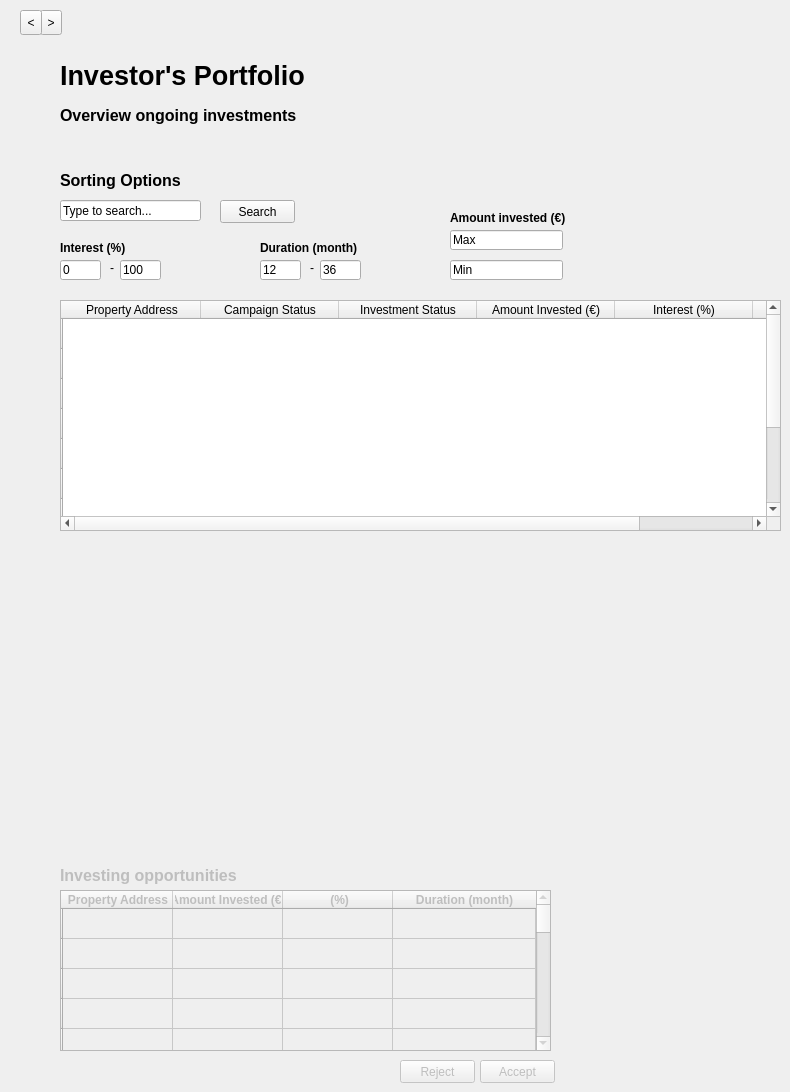
        <widget class="QWidget" name="ip_page">
         <widget class="QToolButton" name="next_6">
          <property name="geometry">
           <rect>
            <x>40</x>
            <y>10</y>
            <width>22</width>
            <height>25</height>
           </rect>
          </property>
          <property name="text">
           <string>&gt;</string>
          </property>
         </widget>
         <widget class="QPushButton" name="ip_reject_pushbutton">
          <property name="enabled">
           <bool>false</bool>
          </property>
          <property name="geometry">
           <rect>
            <x>400</x>
            <y>1060</y>
            <width>75</width>
            <height>23</height>
           </rect>
          </property>
          <property name="text">
           <string>Reject</string>
          </property>
         </widget>
         <widget class="QLineEdit" name="ip_interest1_lineedit">
          <property name="geometry">
           <rect>
            <x>60</x>
            <y>260</y>
            <width>41</width>
            <height>20</height>
           </rect>
          </property>
          <property name="text">
           <string>0</string>
          </property>
         </widget>
         <widget class="QLabel" name="ip_ongoing_investments_label">
          <property name="geometry">
           <rect>
            <x>60</x>
            <y>100</y>
            <width>291</width>
            <height>31</height>
           </rect>
          </property>
          <property name="font">
           <font>
            <pointsize>12</pointsize>
            <weight>50</weight>
            <bold>false</bold>
           </font>
          </property>
          <property name="text">
           <string>&lt;html&gt;&lt;head/&gt;&lt;body&gt;&lt;p&gt;&lt;span style=&quot; font-weight:600;&quot;&gt;Overview ongoing investments&lt;/span&gt;&lt;/p&gt;&lt;/body&gt;&lt;/html&gt;</string>
          </property>
         </widget>
         <widget class="QLabel" name="ip_investors_portfolio_label">
          <property name="geometry">
           <rect>
            <x>60</x>
            <y>60</y>
            <width>311</width>
            <height>31</height>
           </rect>
          </property>
          <property name="font">
           <font>
            <pointsize>20</pointsize>
            <weight>75</weight>
            <bold>true</bold>
           </font>
          </property>
          <property name="text">
           <string>Investor's Portfolio</string>
          </property>
         </widget>
         <widget class="QToolButton" name="prev_6">
          <property name="geometry">
           <rect>
            <x>20</x>
            <y>10</y>
            <width>22</width>
            <height>25</height>
           </rect>
          </property>
          <property name="text">
           <string>&lt;</string>
          </property>
         </widget>
         <widget class="QTableWidget" name="ip_investments_table">
          <property name="enabled">
           <bool>true</bool>
          </property>
          <property name="geometry">
           <rect>
            <x>60</x>
            <y>300</y>
            <width>721</width>
            <height>231</height>
           </rect>
          </property>
          <property name="sizePolicy">
           <sizepolicy hsizetype="Expanding" vsizetype="Expanding">
            <horstretch>0</horstretch>
            <verstretch>0</verstretch>
           </sizepolicy>
          </property>
          <property name="maximumSize">
           <size>
            <width>800</width>
            <height>16777215</height>
           </size>
          </property>
          <property name="toolTip">
           <string>&lt;html&gt;&lt;head/&gt;&lt;body&gt;&lt;p&gt;&lt;br/&gt;&lt;/p&gt;&lt;/body&gt;&lt;/html&gt;</string>
          </property>
          <property name="editTriggers">
           <set>QAbstractItemView::NoEditTriggers</set>
          </property>
          <property name="dragEnabled">
           <bool>false</bool>
          </property>
          <property name="selectionMode">
           <enum>QAbstractItemView::SingleSelection</enum>
          </property>
          <property name="selectionBehavior">
           <enum>QAbstractItemView::SelectRows</enum>
          </property>
          <property name="showGrid">
           <bool>false</bool>
          </property>
          <property name="sortingEnabled">
           <bool>true</bool>
          </property>
          <property name="wordWrap">
           <bool>false</bool>
          </property>
          <attribute name="horizontalHeaderDefaultSectionSize">
           <number>138</number>
          </attribute>
          <attribute name="verticalHeaderDefaultSectionSize">
           <number>30</number>
          </attribute>
          <row>
           <property name="text">
            <string/>
           </property>
          </row>
          <row>
           <property name="text">
            <string/>
           </property>
          </row>
          <row>
           <property name="text">
            <string/>
           </property>
          </row>
          <row>
           <property name="text">
            <string/>
           </property>
          </row>
          <row>
           <property name="text">
            <string/>
           </property>
          </row>
          <row>
           <property name="text">
            <string/>
           </property>
          </row>
          <row>
           <property name="text">
            <string/>
           </property>
          </row>
          <row>
           <property name="text">
            <string/>
           </property>
          </row>
          <row>
           <property name="text">
            <string/>
           </property>
          </row>
          <row>
           <property name="text">
            <string/>
           </property>
          </row>
          <column>
           <property name="text">
            <string>Property Address</string>
           </property>
           <property name="font">
            <font>
             <kerning>true</kerning>
            </font>
           </property>
          </column>
          <column>
           <property name="text">
            <string>Campaign Status</string>
           </property>
          </column>
          <column>
           <property name="text">
            <string>Investment Status</string>
           </property>
          </column>
          <column>
           <property name="text">
            <string>Amount Invested (€)</string>
           </property>
          </column>
          <column>
           <property name="text">
            <string>Interest (%)</string>
           </property>
          </column>
          <column>
           <property name="text">
            <string>Duration (month)</string>
           </property>
          </column>
          <item row="0" column="0">
           <property name="text">
            <string/>
           </property>
          </item>
          <item row="0" column="1">
           <property name="text">
            <string/>
           </property>
          </item>
          <item row="0" column="2">
           <property name="text">
            <string/>
           </property>
          </item>
          <item row="0" column="3">
           <property name="text">
            <string/>
           </property>
          </item>
         </widget>
         <widget class="QTableWidget" name="ip_investing_opportunities_table">
          <property name="enabled">
           <bool>false</bool>
          </property>
          <property name="geometry">
           <rect>
            <x>60</x>
            <y>890</y>
            <width>491</width>
            <height>161</height>
           </rect>
          </property>
          <property name="maximumSize">
           <size>
            <width>641</width>
            <height>16777215</height>
           </size>
          </property>
          <property name="font">
           <font>
            <weight>75</weight>
            <bold>true</bold>
           </font>
          </property>
          <property name="alternatingRowColors">
           <bool>false</bool>
          </property>
          <attribute name="horizontalHeaderDefaultSectionSize">
           <number>110</number>
          </attribute>
          <attribute name="horizontalHeaderStretchLastSection">
           <bool>true</bool>
          </attribute>
          <row>
           <property name="text">
            <string/>
           </property>
          </row>
          <row>
           <property name="text">
            <string/>
           </property>
          </row>
          <row>
           <property name="text">
            <string/>
           </property>
          </row>
          <row>
           <property name="text">
            <string/>
           </property>
          </row>
          <row>
           <property name="text">
            <string/>
           </property>
          </row>
          <row>
           <property name="text">
            <string/>
           </property>
          </row>
          <row>
           <property name="text">
            <string/>
           </property>
          </row>
          <row>
           <property name="text">
            <string/>
           </property>
          </row>
          <row>
           <property name="text">
            <string/>
           </property>
          </row>
          <row>
           <property name="text">
            <string/>
           </property>
          </row>
          <row>
           <property name="text">
            <string/>
           </property>
          </row>
          <row>
           <property name="text">
            <string/>
           </property>
          </row>
          <row>
           <property name="text">
            <string/>
           </property>
          </row>
          <row>
           <property name="text">
            <string/>
           </property>
          </row>
          <row>
           <property name="text">
            <string/>
           </property>
          </row>
          <row>
           <property name="text">
            <string/>
           </property>
          </row>
          <row>
           <property name="text">
            <string/>
           </property>
          </row>
          <row>
           <property name="text">
            <string/>
           </property>
          </row>
          <row>
           <property name="text">
            <string/>
           </property>
          </row>
          <column>
           <property name="text">
            <string>Property Address</string>
           </property>
          </column>
          <column>
           <property name="text">
            <string>Amount Invested (€)</string>
           </property>
           <property name="font">
            <font>
             <weight>75</weight>
             <bold>true</bold>
            </font>
           </property>
          </column>
          <column>
           <property name="text">
            <string> (%)</string>
           </property>
           <property name="font">
            <font>
             <weight>75</weight>
             <bold>true</bold>
            </font>
           </property>
          </column>
          <column>
           <property name="text">
            <string>Duration (month)</string>
           </property>
           <property name="font">
            <font>
             <weight>75</weight>
             <bold>true</bold>
            </font>
           </property>
          </column>
         </widget>
         <widget class="QLineEdit" name="ip_max_lineedit">
          <property name="geometry">
           <rect>
            <x>450</x>
            <y>230</y>
            <width>113</width>
            <height>20</height>
           </rect>
          </property>
          <property name="text">
           <string>Max</string>
          </property>
         </widget>
         <widget class="QLabel" name="ip_interest_dash_label">
          <property name="geometry">
           <rect>
            <x>110</x>
            <y>260</y>
            <width>16</width>
            <height>16</height>
           </rect>
          </property>
          <property name="text">
           <string>-</string>
          </property>
         </widget>
         <widget class="QLabel" name="ip_interest_label">
          <property name="geometry">
           <rect>
            <x>60</x>
            <y>240</y>
            <width>81</width>
            <height>16</height>
           </rect>
          </property>
          <property name="font">
           <font>
            <weight>75</weight>
            <bold>true</bold>
           </font>
          </property>
          <property name="text">
           <string>Interest (%)</string>
          </property>
         </widget>
         <widget class="QLabel" name="ip_amount_invested_label">
          <property name="geometry">
           <rect>
            <x>450</x>
            <y>210</y>
            <width>171</width>
            <height>16</height>
           </rect>
          </property>
          <property name="font">
           <font>
            <weight>75</weight>
            <bold>true</bold>
           </font>
          </property>
          <property name="text">
           <string>Amount invested (€)</string>
          </property>
         </widget>
         <widget class="QLineEdit" name="ip_duration1_lineedit">
          <property name="geometry">
           <rect>
            <x>260</x>
            <y>260</y>
            <width>41</width>
            <height>20</height>
           </rect>
          </property>
          <property name="text">
           <string>12</string>
          </property>
         </widget>
         <widget class="QLabel" name="ip_duration_dash_label">
          <property name="geometry">
           <rect>
            <x>310</x>
            <y>260</y>
            <width>16</width>
            <height>16</height>
           </rect>
          </property>
          <property name="text">
           <string>-</string>
          </property>
         </widget>
         <widget class="QLabel" name="ip_duration_label">
          <property name="geometry">
           <rect>
            <x>260</x>
            <y>240</y>
            <width>151</width>
            <height>16</height>
           </rect>
          </property>
          <property name="font">
           <font>
            <weight>75</weight>
            <bold>true</bold>
           </font>
          </property>
          <property name="text">
           <string>Duration (month)</string>
          </property>
         </widget>
         <widget class="QLineEdit" name="ip_duration2_lineedit">
          <property name="geometry">
           <rect>
            <x>320</x>
            <y>260</y>
            <width>41</width>
            <height>20</height>
           </rect>
          </property>
          <property name="text">
           <string>36</string>
          </property>
         </widget>
         <widget class="QLineEdit" name="ip_search_lineedit">
          <property name="geometry">
           <rect>
            <x>60</x>
            <y>200</y>
            <width>141</width>
            <height>21</height>
           </rect>
          </property>
          <property name="text">
           <string>Type to search...</string>
          </property>
         </widget>
         <widget class="QPushButton" name="ip_accept_pushbutton">
          <property name="enabled">
           <bool>false</bool>
          </property>
          <property name="geometry">
           <rect>
            <x>480</x>
            <y>1060</y>
            <width>75</width>
            <height>23</height>
           </rect>
          </property>
          <property name="text">
           <string>Accept</string>
          </property>
         </widget>
         <widget class="QLineEdit" name="ip_min_amount_lineedit">
          <property name="geometry">
           <rect>
            <x>450</x>
            <y>260</y>
            <width>113</width>
            <height>20</height>
           </rect>
          </property>
          <property name="text">
           <string>Min</string>
          </property>
         </widget>
         <widget class="QLabel" name="ip_investing_opportunities_label">
          <property name="enabled">
           <bool>false</bool>
          </property>
          <property name="geometry">
           <rect>
            <x>60</x>
            <y>860</y>
            <width>221</width>
            <height>31</height>
           </rect>
          </property>
          <property name="font">
           <font>
            <pointsize>12</pointsize>
            <weight>50</weight>
            <bold>false</bold>
           </font>
          </property>
          <property name="text">
           <string>&lt;html&gt;&lt;head/&gt;&lt;body&gt;&lt;p&gt;&lt;span style=&quot; font-weight:600;&quot;&gt;Investing opportunities&lt;/span&gt;&lt;/p&gt;&lt;/body&gt;&lt;/html&gt;</string>
          </property>
         </widget>
         <widget class="QPushButton" name="ip_search_pushbutton">
          <property name="geometry">
           <rect>
            <x>220</x>
            <y>200</y>
            <width>75</width>
            <height>23</height>
           </rect>
          </property>
          <property name="text">
           <string>Search</string>
          </property>
         </widget>
         <widget class="QLabel" name="ip_sorting_options_label">
          <property name="geometry">
           <rect>
            <x>60</x>
            <y>170</y>
            <width>161</width>
            <height>21</height>
           </rect>
          </property>
          <property name="font">
           <font>
            <pointsize>12</pointsize>
            <weight>50</weight>
            <bold>false</bold>
           </font>
          </property>
          <property name="text">
           <string>&lt;html&gt;&lt;head/&gt;&lt;body&gt;&lt;p&gt;&lt;span style=&quot; font-weight:600;&quot;&gt;Sorting Options&lt;/span&gt;&lt;/p&gt;&lt;/body&gt;&lt;/html&gt;</string>
          </property>
         </widget>
         <widget class="QLineEdit" name="ip_interest2_lineedit">
          <property name="geometry">
           <rect>
            <x>120</x>
            <y>260</y>
            <width>41</width>
            <height>20</height>
           </rect>
          </property>
          <property name="text">
           <string>100</string>
          </property>
         </widget>
        </widget>
